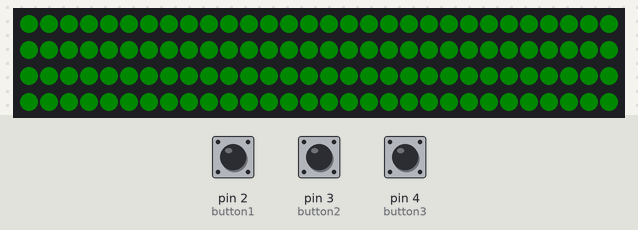
This sketch was run on a simulated Arduino Uno, built with avr-gcc and run on an emulated ATmega328P. Shown: 120 RGB LEDs in strip order, left to right, continuing on the next row. Inputs (shaded band) come from the test bench; at power-on: pin 2 (button1) HIGH, pin 3 (button2) HIGH, pin 4 (button3) HIGH. Dim RGB values are drawn brighter than linear; colours are those a GRB WS2812 strip shows for the declared byte order; what the sketch prints to the serial monitor is not drawn.

Above: at 0.48 s.

The sketch:

button-stripe-light-ver10.0_Led4.ino
```cpp
/*
author:zxw
fution:led4的控制程序
触发：红外线
time: 2022-3-27
version: 10.0
bug：none
email：2474113608@qq.com
package:Fsatled、MsTimer
*/
#include <FastLED.h>
#define NUM_LEDS_RING4 120
#define PIN_LED_RING4 13
CRGB rgb_led_ring4[NUM_LEDS_RING4];
signed int index_ring4 = 0;//全局变量：用于定时器自加的变量，控制灯珠的位置
int flag1 = 0;//用来判断是哪条灯带触发点
int flag2 = 0;
int flag3 = 0;
/*--------------按键的初始化--------*/
 int button1=2;
 int button2=3;
 int button3=4;
/*--------setup初始化函数------------*/
void setup()
{
  Serial.begin(9600); //初始化串口
  FastLED.addLeds<WS2812, PIN_LED_RING4>(rgb_led_ring4, NUM_LEDS_RING4);//注册led1
  pinMode(button1,INPUT_PULLUP);//按键读取端口需要使用上拉电阻模式才可以实现
  pinMode(button2,INPUT_PULLUP);
  pinMode(button3,INPUT_PULLUP);
}
/*-------------loop循环----------------*/
void loop()
{
  if(digitalRead(button1) == HIGH && digitalRead(button2) == HIGH && digitalRead(button3) == HIGH)//按键1触发->按键2->按键3触发，流水灯效果
  {
    anime_of_breath(rgb_led_ring4, 0, 120 ,255,0,0,70,30);
    // anime_of_breath2(rgb_led_ring4, 0, 120 ,255,0,0,55);
    Serial.print("4\n");

  }
  else if(digitalRead(button1) == LOW && digitalRead(button2) == LOW && digitalRead(button3) == LOW )//按键1触发->按键2->按键3触发，流水灯效果
  {
    anime_of_lightall(rgb_led_ring4, 0, 120 ,255,0,0,255);
        /*--播放视频3--*/
        //Serial.print("video_3\n");
        Serial.print("3\n");
  }
  else if (digitalRead(button1) == LOW && digitalRead(button2) == LOW)//按键1->按键2触发,变色流水灯
  {
    anime_of_lightall(rgb_led_ring4, 0, 120 ,255,0,0,100);
    Serial.print("2\n");
  }
  else if(digitalRead(button1) == LOW)//按键1触发，流水灯+普通点灯的效果
  {
    anime_of_lightall(rgb_led_ring4, 0, 120 ,255,0,0,20);
    Serial.print("1\n");
  }


}


/*----------普通点灯程序，只触发不熄灭，与按键控无关----------*/
void anime_of_lightall(CRGB lightarray1[], int start , int end ,int R,int G,int B ,int brightness)//闪烁效果
{
    int i;
    FastLED.setBrightness(brightness);
      for(i = start ; i < end ; i++ )
      {
        lightarray1[i] = CRGB(R,G,B);
      }
      FastLED.show();//show同样可以调节颜色
      //Serial.print("light2\n");
     return;
}

/*--------呼吸灯-----------*/
void anime_of_breath(CRGB lightarray1[], int start , int end ,int R,int G,int B ,int brightness,int lasttime)//闪烁效果
{
    int n,m;
    for(m=0;m<brightness;m++)
    {
    FastLED.setBrightness(m);
      for(n = start ; n < end ; n++ )
      {
        lightarray1[n] = CRGB(R,G,B);
      }
      FastLED.show();//show同样可以调节颜色
      Serial.print("breath1\n");
      delay(lasttime);
    }

    for(m=brightness; m>0; m--)
    {
      FastLED.setBrightness(m);
      for(n = start ; n < end ; n++ )
      {
        lightarray1[n] = CRGB(R,G,B);
      }
      FastLED.show();//show同样可以调节颜色
      Serial.print("breath2\n");
      delay(lasttime);
    }
    return;
}
```
